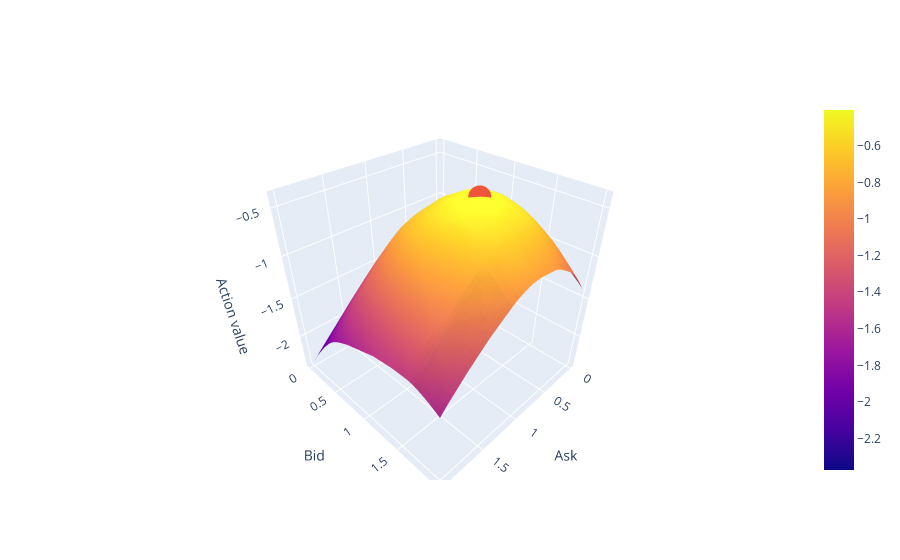

Notebook source saved alongside this figure:
### Code cell
def plot_action_value(agent: Agent, observation: float):
    @cache
    def action_value(action):
        return agent.critic.evaluate(observations=observation.batch, actions=action.batch).item()

    asks = np.linspace(0, 2)
    bids = np.linspace(0, 2)
    values = [[action_value(Action(ask=ask, bid=bid)) for ask in asks] for bid in bids]
    best_action = max(
        (Action(ask=ask, bid=bid) for ask in asks for bid in bids), key=action_value
    )
    return go.Figure(
        layout=dict(
            scene=dict(xaxis_title="Ask", yaxis_title="Bid", zaxis_title="Action value")
        ),
        data=[
            go.Surface(
                name="Action value",
                x=asks,
                y=bids,
                z=values,
            ),
            go.Scatter3d(
                name="Best action",
                x=[best_action.ask],
                y=[best_action.bid],
                z=[action_value(best_action)],
            ),
        ],
    )


plot_action_value(experiment.agent, observation=Observation(cash_balance=1, asset_balance=1, best_ask=0.75, best_bid=1.25))

### Figure 1 — Plotly figure (JSON) as saved in the notebook; plotly's stock layout.template omitted (floating-point values rounded to 4 significant figures; data arrays with more than 128 entries replaced by an {"elided": "..."} marker saying what was removed)
{"data": [{"name": "Action value", "type": "surface", "x": [0, 0.04082, 0.08163, 0.1224, 0.1633, 0.2041, 0.2449, 0.2857, 0.3265, 0.3673, 0.4082, 0.449, 0.4898, 0.5306, 0.5714, 0.6122, 0.6531, 0.6939, 0.7347, 0.7755, 0.8163, 0.8571, 0.898, 0.9388, 0.9796, 1.02, 1.061, 1.102, 1.143, 1.184, 1.224, 1.265, 1.306, 1.347, 1.388, 1.429, 1.469, 1.51, 1.551, 1.592, 1.633, 1.673, 1.714, 1.755, 1.796, 1.837, 1.878, 1.918, 1.959, 2], "y": [0, 0.04082, 0.08163, 0.1224, 0.1633, 0.2041, 0.2449, 0.2857, 0.3265, 0.3673, 0.4082, 0.449, 0.4898, 0.5306, 0.5714, 0.6122, 0.6531, 0.6939, 0.7347, 0.7755, 0.8163, 0.8571, 0.898, 0.9388, 0.9796, 1.02, 1.061, 1.102, 1.143, 1.184, 1.224, 1.265, 1.306, 1.347, 1.388, 1.429, 1.469, 1.51, 1.551, 1.592, 1.633, 1.673, 1.714, 1.755, 1.796, 1.837, 1.878, 1.918, 1.959, 2], "z": {"elided": "50x50 float values"}}, {"name": "Best action", "type": "scatter3d", "x": [0.7347], "y": [1.224], "z": [-0.4047]}], "layout": {"scene": {"xaxis": {"title": {"text": "Ask"}}, "yaxis": {"title": {"text": "Bid"}}, "zaxis": {"title": {"text": "Action value"}}}}}
